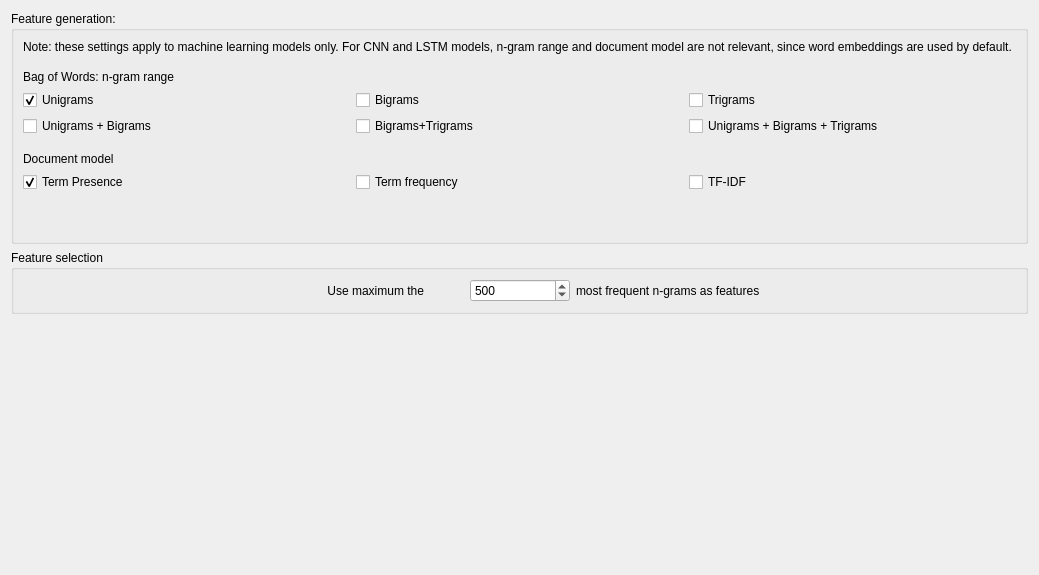
          <widget class="QWidget" name="tab_2">
           <attribute name="title">
            <string>Feature engineering</string>
           </attribute>
           <layout class="QGridLayout" name="gridLayout_27">
            <item row="2" column="0">
             <spacer name="verticalSpacer_15">
              <property name="orientation">
               <enum>Qt::Vertical</enum>
              </property>
              <property name="sizeType">
               <enum>QSizePolicy::Preferred</enum>
              </property>
              <property name="sizeHint" stdset="0">
               <size>
                <width>20</width>
                <height>250</height>
               </size>
              </property>
             </spacer>
            </item>
            <item row="0" column="0">
             <widget class="QGroupBox" name="groupBox_5">
              <property name="sizePolicy">
               <sizepolicy hsizetype="Preferred" vsizetype="Expanding">
                <horstretch>0</horstretch>
                <verstretch>0</verstretch>
               </sizepolicy>
              </property>
              <property name="title">
               <string>Feature generation:</string>
              </property>
              <layout class="QGridLayout" name="gridLayout_16">
               <item row="7" column="2" colspan="2">
                <widget class="QCheckBox" name="frequencyBox">
                 <property name="sizePolicy">
                  <sizepolicy hsizetype="Preferred" vsizetype="Fixed">
                   <horstretch>0</horstretch>
                   <verstretch>0</verstretch>
                  </sizepolicy>
                 </property>
                 <property name="text">
                  <string>Term frequency</string>
                 </property>
                </widget>
               </item>
               <item row="4" column="2" colspan="2">
                <widget class="QCheckBox" name="bitrigramsBox">
                 <property name="text">
                  <string>Bigrams+Trigrams</string>
                 </property>
                </widget>
               </item>
               <item row="3" column="4" colspan="2">
                <widget class="QCheckBox" name="trigramsBox">
                 <property name="text">
                  <string>Trigrams</string>
                 </property>
                </widget>
               </item>
               <item row="4" column="4" colspan="2">
                <widget class="QCheckBox" name="unibitrigramsBox">
                 <property name="text">
                  <string>Unigrams + Bigrams + Trigrams</string>
                 </property>
                </widget>
               </item>
               <item row="6" column="0">
                <widget class="QLabel" name="label_20">
                 <property name="sizePolicy">
                  <sizepolicy hsizetype="Preferred" vsizetype="Maximum">
                   <horstretch>0</horstretch>
                   <verstretch>0</verstretch>
                  </sizepolicy>
                 </property>
                 <property name="text">
                  <string>Document model</string>
                 </property>
                </widget>
               </item>
               <item row="2" column="0">
                <widget class="QLabel" name="label_19">
                 <property name="sizePolicy">
                  <sizepolicy hsizetype="Preferred" vsizetype="Maximum">
                   <horstretch>0</horstretch>
                   <verstretch>0</verstretch>
                  </sizepolicy>
                 </property>
                 <property name="text">
                  <string>Bag of Words: n-gram range</string>
                 </property>
                </widget>
               </item>
               <item row="4" column="0" colspan="2">
                <widget class="QCheckBox" name="unibigramsBox">
                 <property name="text">
                  <string>Unigrams + Bigrams</string>
                 </property>
                </widget>
               </item>
               <item row="3" column="0">
                <widget class="QCheckBox" name="unigramsBox">
                 <property name="text">
                  <string>Unigrams</string>
                 </property>
                 <property name="checked">
                  <bool>true</bool>
                 </property>
                </widget>
               </item>
               <item row="7" column="0" colspan="2">
                <widget class="QCheckBox" name="presenceBox">
                 <property name="text">
                  <string>Term Presence</string>
                 </property>
                 <property name="checked">
                  <bool>true</bool>
                 </property>
                </widget>
               </item>
               <item row="7" column="4" colspan="2">
                <widget class="QCheckBox" name="tfidfBox">
                 <property name="text">
                  <string>TF-IDF</string>
                 </property>
                </widget>
               </item>
               <item row="3" column="2" colspan="2">
                <widget class="QCheckBox" name="bigramsBox">
                 <property name="text">
                  <string>Bigrams</string>
                 </property>
                </widget>
               </item>
               <item row="8" column="2">
                <spacer name="verticalSpacer_10">
                 <property name="orientation">
                  <enum>Qt::Vertical</enum>
                 </property>
                 <property name="sizeHint" stdset="0">
                  <size>
                   <width>20</width>
                   <height>40</height>
                  </size>
                 </property>
                </spacer>
               </item>
               <item row="0" column="0" colspan="6">
                <widget class="QLabel" name="label_48">
                 <property name="text">
                  <string>Note: these settings apply to machine learning models only. For CNN and LSTM models, n-gram range and document model are not relevant, since word embeddings are used by default. </string>
                 </property>
                </widget>
               </item>
               <item row="1" column="0">
                <spacer name="verticalSpacer_4">
                 <property name="orientation">
                  <enum>Qt::Vertical</enum>
                 </property>
                 <property name="sizeHint" stdset="0">
                  <size>
                   <width>20</width>
                   <height>10</height>
                  </size>
                 </property>
                </spacer>
               </item>
               <item row="5" column="0">
                <spacer name="verticalSpacer_17">
                 <property name="orientation">
                  <enum>Qt::Vertical</enum>
                 </property>
                 <property name="sizeHint" stdset="0">
                  <size>
                   <width>20</width>
                   <height>10</height>
                  </size>
                 </property>
                </spacer>
               </item>
              </layout>
             </widget>
            </item>
            <item row="1" column="0">
             <widget class="QGroupBox" name="groupBox_7">
              <property name="sizePolicy">
               <sizepolicy hsizetype="Preferred" vsizetype="MinimumExpanding">
                <horstretch>0</horstretch>
                <verstretch>0</verstretch>
               </sizepolicy>
              </property>
              <property name="title">
               <string>Feature selection</string>
              </property>
              <layout class="QGridLayout" name="gridLayout_29">
               <item row="0" column="0">
                <widget class="QLabel" name="label_11">
                 <property name="sizePolicy">
                  <sizepolicy hsizetype="Ignored" vsizetype="Preferred">
                   <horstretch>0</horstretch>
                   <verstretch>0</verstretch>
                  </sizepolicy>
                 </property>
                 <property name="minimumSize">
                  <size>
                   <width>101</width>
                   <height>0</height>
                  </size>
                 </property>
                 <property name="baseSize">
                  <size>
                   <width>100</width>
                   <height>0</height>
                  </size>
                 </property>
                 <property name="text">
                  <string>Use maximum the</string>
                 </property>
                 <property name="alignment">
                  <set>Qt::AlignRight|Qt::AlignTrailing|Qt::AlignVCenter</set>
                 </property>
                </widget>
               </item>
               <item row="0" column="1">
                <spacer name="horizontalSpacer_8">
                 <property name="orientation">
                  <enum>Qt::Horizontal</enum>
                 </property>
                 <property name="sizeType">
                  <enum>QSizePolicy::Maximum</enum>
                 </property>
                 <property name="sizeHint" stdset="0">
                  <size>
                   <width>40</width>
                   <height>20</height>
                  </size>
                 </property>
                </spacer>
               </item>
               <item row="0" column="2">
                <widget class="QSpinBox" name="maxFeaturexBox">
                 <property name="sizePolicy">
                  <sizepolicy hsizetype="Maximum" vsizetype="MinimumExpanding">
                   <horstretch>0</horstretch>
                   <verstretch>0</verstretch>
                  </sizepolicy>
                 </property>
                 <property name="maximumSize">
                  <size>
                   <width>100</width>
                   <height>16777215</height>
                  </size>
                 </property>
                 <property name="minimum">
                  <number>1</number>
                 </property>
                 <property name="maximum">
                  <number>10000</number>
                 </property>
                 <property name="singleStep">
                  <number>10</number>
                 </property>
                 <property name="value">
                  <number>500</number>
                 </property>
                </widget>
               </item>
               <item row="0" column="3">
                <widget class="QLabel" name="label_28">
                 <property name="text">
                  <string>most frequent n-grams as features</string>
                 </property>
                </widget>
               </item>
               <item row="0" column="4">
                <spacer name="horizontalSpacer_9">
                 <property name="orientation">
                  <enum>Qt::Horizontal</enum>
                 </property>
                 <property name="sizeType">
                  <enum>QSizePolicy::Maximum</enum>
                 </property>
                 <property name="sizeHint" stdset="0">
                  <size>
                   <width>40</width>
                   <height>20</height>
                  </size>
                 </property>
                </spacer>
               </item>
              </layout>
             </widget>
            </item>
           </layout>
          </widget>
